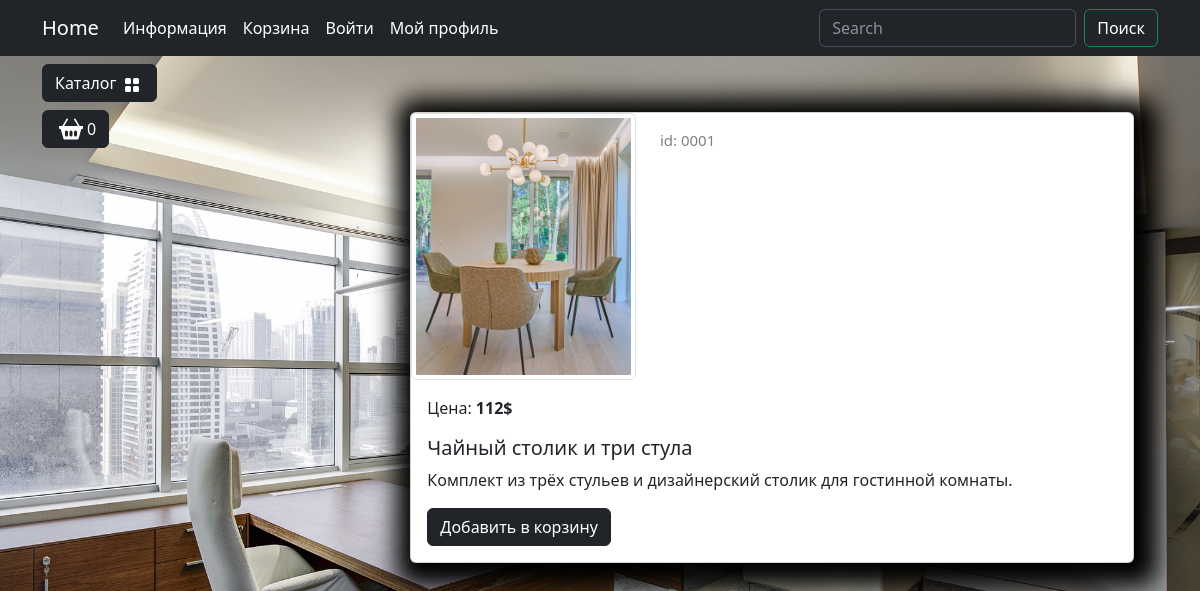
Screenshot of /catalog/product/chajnyj-stolik-i-tri-stula with the database file from the repository.
### goods/models.py (models this page shows, shortened)
class Product (models.Model):
    name= models.CharField(max_length=50, unique=True, verbose_name="Название")
    slug= models.SlugField(max_length=100, unique= True, blank=True , null= True , verbose_name='URL')
    description= models.TextField(default='Тут Пусто',verbose_name='Описание' )
    image= models.ImageField(upload_to='goods_images', blank=True, null=True,verbose_name='Изоброжение' )
    price= models.DecimalField(default=0.00, max_digits=7, decimal_places=2, verbose_name="Цена")
    discount= models.DecimalField(default=0.00, max_digits=7, decimal_places=2, verbose_name="Скидка в %")
    quantity=models.PositiveBigIntegerField(default=0,verbose_name= "Количество" )
    category=models.ForeignKey(to=Categories,on_delete= models.CASCADE, verbose_name='Категория' )
    class Meta:
        verbose_name= 'Продукт'
        verbose_name_plural= 'Продукты'
    def display_id(self):
        return f'{self.id : 05}'
    def sell_price(self):
        if self.discount:
            return round(self.price - self.price*self.discount/100)
        return self.price

### goods/views.py (the view)
# urls.py: path("product/<slug:product_slug>", views.product, name='product'),
def product(request, product_slug):
    product = Product.objects.get(slug=product_slug)
    context = {"product": product}
    return render(request, "goods/product.html", context)

### goods/templatetags/goods_tags.py (called while the page is built)
@register.simple_tag()
def tag_categories():
    return Categories.objects.all()

### goods/templates/goods/product.html (shortened to what this page needs)
{% extends 'base.html' %}
{% block content %}
  <section>
    <div class="container">
      <div class="row mt-1">
        <div class="col-lg-2">
        </div>
        <div class="col-lg-10">
          <div class="container mt-5">
            <div class="card mb-4 custom-shadow">
              <div class="row">
                <div class="col-md-4">
                  <img src="{{product.image.url}}" class="img-thumbnail" data-bs-toggle="modal" data-bs-target="#imageModal1" />
                </div>
                <div class="col-md-4">
                  <p class="product_id mt-3">id: {{ product.display_id}}</p>
                </div>
              </div>
              <div class="card-body">
                <p class="card-text">
                  Цена: <strong>{{ product.sell_price }}$</strong>
                </p>
                <h5 class="card-title">{{product.name}}</h5>
                <p class="card-text">{{product.description}}</p>
                <a href="#" class="btn btn-dark add-to-cart">Добавить в корзину</a>
              </div>
            </div>
          </div>
        </div>
      </div>
    </div>
  </section>
{% endblock %}

### static/deps/css/my_css.css (style rules this page uses)
body { background-image: url("../images/bg-image.jpg"); background-repeat: no-repeat; background-attachment: fixed; background-position: center center; background-size: cover; height: 100%; }
.custom-shadow { box-shadow: 5px 5px 25px 19px #000000; }
.product_id { color: gray; font-size: 15px; }

### rows the page displays
Product: image (picture), display_id "0001", sell_price "112", name "Чайный столик и три стула", description "Комплект из трёх стульев и дизайнерский столик для гостинной комнаты."
